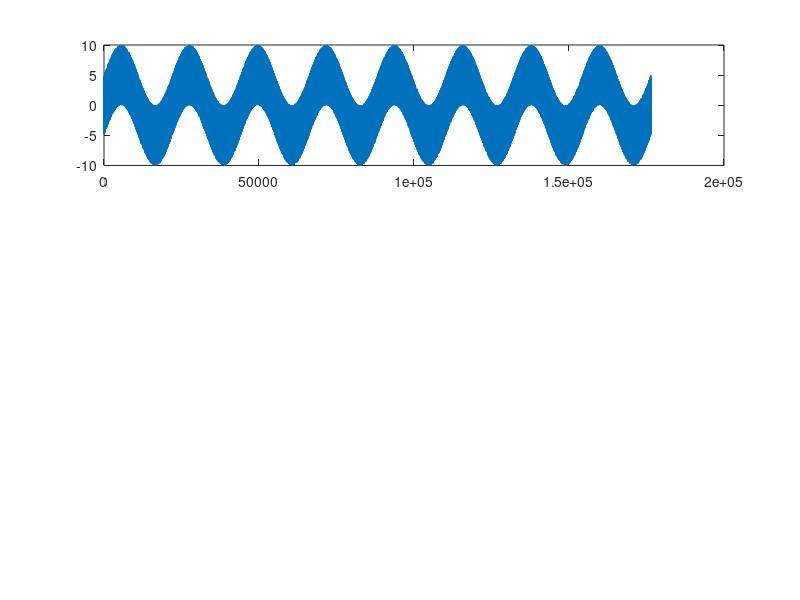

MATLAB code to generate this figure: (Note: this script raises an error after producing the figure.)
R = 10;
C = 1;

t = 0:1/100:10;
h = (1/(R*C)) * exp(-t/(R*C));


fs = 44100;
t1 = 0:1/fs:4;
y1 = 5 * sin(2* 2 * pi * t1') + 10 * (rand(length(t1), 1) - 0.5);

subplot(3, 1, 1);
%plot_fft(y1, fs);
plot(y1);

A = [2, 1, -1, -2, 3];
B = [4, 2, 1, 0.5];

m_conv(A, B);

yf = m_conv(y1', h);

subplot(3, 1, 2);
plot_fft(h, 100);

subplot(3, 1, 3);
%plot_fft(yf, fs);
plot(yf);

player_original = audioplayer(y1, fs);
player_filtered = audioplayer(yf, fs);